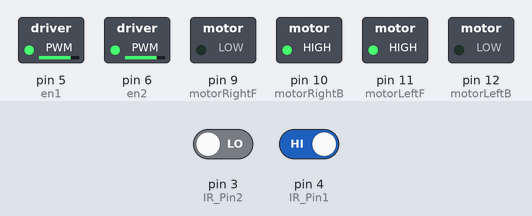
A sketch run on a simulated Arduino Uno, built with avr-gcc and run on an emulated ATmega328P. On the bench: switched loads named in the sketch (green lamp = pin HIGH). The inputs (shaded band) are chosen by the test bench; at power-on: pin 3 (IR_Pin2) LOW, pin 4 (IR_Pin1) HIGH. What the sketch prints to the serial monitor is not drawn.

Above: at 1.2 s.
1.3 s: pin 3 (IR_Pin2) driven HIGH
At 2.5 s:
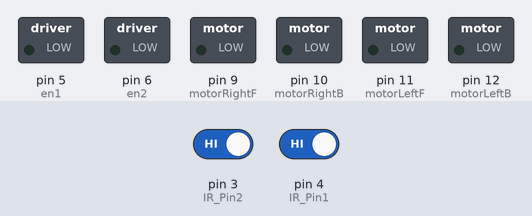
2.8 s: pin 4 (IR_Pin1) driven LOW
At 3.6 s:
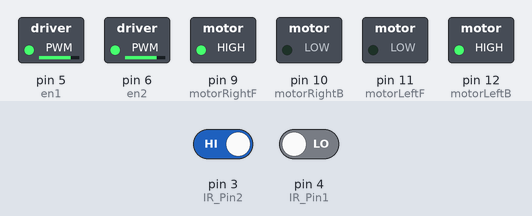
4.3 s: pin 3 (IR_Pin2) driven LOW
At 4.7 s:
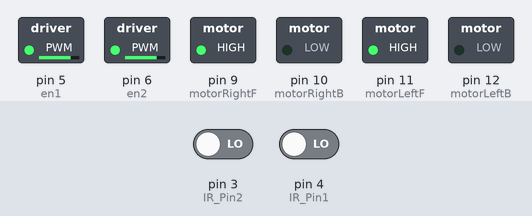
5.8 s: pin 4 (IR_Pin1) driven HIGH
At 7.1 s:
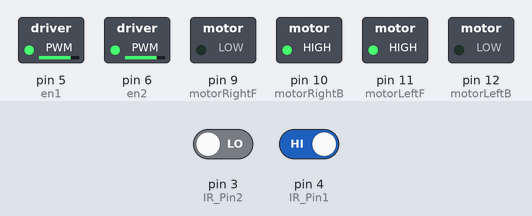
Timing chart, 0 to 8.3 s (numbered marks = the images above; inputs shaded):
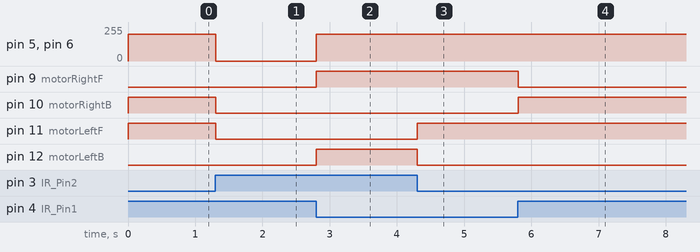

The sketch:

lfr_hard_coded.ino
```cpp
// C++ code
//

int IR_Pin1 = 4;
int IR_Pin2 = 3;

int en1 = 5; // PWM
int en2 = 6; // PWM

int motorRightF = 9;
int motorRightB = 10;
int motorLeftF = 11;
int motorLeftB = 12;

int motorSpeed = 200;

int IR_Val1, IR_Val2;

void setup()
{
  Serial.begin(9600);

  pinMode(IR_Pin1, INPUT);
  pinMode(IR_Pin2, INPUT);
  pinMode(motorRightF, OUTPUT);
  pinMode(motorRightB, OUTPUT);
  pinMode(motorLeftF, OUTPUT);
  pinMode(motorLeftB, OUTPUT);

  pinMode(en1, OUTPUT);
  pinMode(en2, OUTPUT);

  rotate(0,0);

}

void loop()
{
  IR_Val1 = digitalRead(IR_Pin1);
  IR_Val2 = digitalRead(IR_Pin2);

  if(IR_Val1 == 0 && IR_Val2 == 0)
  {
    rotate(motorSpeed, motorSpeed); 	// Forward
  }
  else if(IR_Val1 == 1 && IR_Val2 == 0)
  {
    rotate(-motorSpeed,motorSpeed);		// Left
  }
  else if(IR_Val1 == 0 && IR_Val2 == 1)
  {
    rotate(motorSpeed, -motorSpeed);	// Right
  }
  else{
    rotate(0,0);
  }

  Serial.println(IR_Val1);
  Serial.println(IR_Val2);
}

void rotate(int speedRight, int speedLeft)
{

  // === Right Motor ===
  if(speedRight < 0)
  {
    digitalWrite(motorRightF, LOW);
    digitalWrite(motorRightB, HIGH);
  }
  else if(speedRight > 0)
  {
    digitalWrite(motorRightF, HIGH);
    digitalWrite(motorRightB, LOW);
  }
  else{
    digitalWrite(motorRightF, LOW);
    digitalWrite(motorRightB, LOW);
  }


  // === Left Motor ===
  if(speedLeft < 0)
  {
    digitalWrite(motorLeftF, LOW);
    digitalWrite(motorLeftB, HIGH);
  }
  else if(speedLeft > 0)
  {
    digitalWrite(motorLeftF, HIGH);
    digitalWrite(motorLeftB, LOW);
  }
  else{
    digitalWrite(motorLeftF, LOW);
    digitalWrite(motorLeftB, LOW);
  }

  analogWrite(en1, abs(speedRight));
  analogWrite(en2, abs(speedLeft));
}
```

Measured:
- after the input at 1.3 s, pin 5 (en1), pin 6 (en2): 200/255 → 0/255 at once; pin 10 (motorRightB), pin 11 (motorLeftF): HIGH → LOW at once
- after the input at 2.8 s, pin 5 (en1), pin 6 (en2): 0/255 → 200/255 at once; pin 9 (motorRightF), pin 12 (motorLeftB): LOW → HIGH at once
- after the input at 4.3 s, pin 11 (motorLeftF): LOW → HIGH at once; pin 12 (motorLeftB): HIGH → LOW at once
- after the input at 5.8 s, pin 9 (motorRightF): HIGH → LOW at once; pin 10 (motorRightB): LOW → HIGH at once
